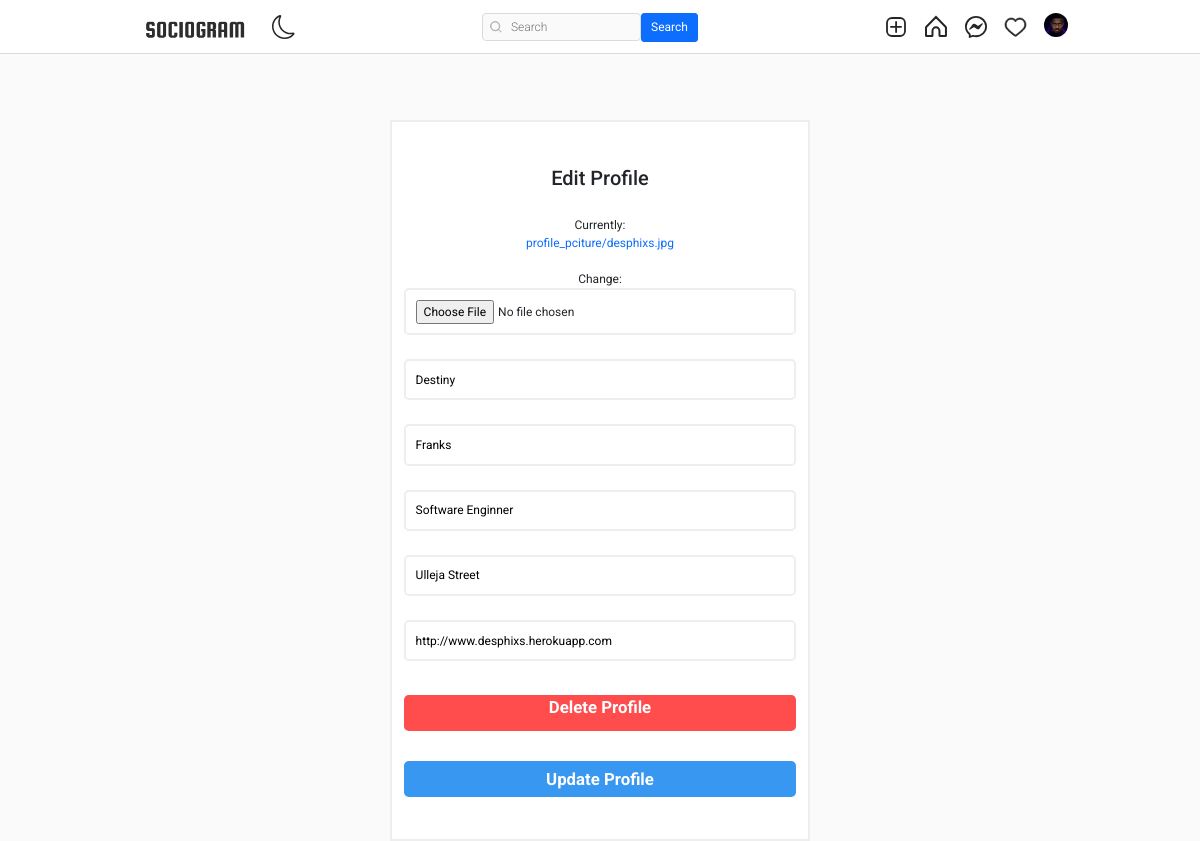
The page /users/profile/edit (signed in) on the database its author committed.
### authy/models.py (models this page shows, shortened)
class Profile(models.Model):
    user = models.OneToOneField(User, related_name='profile', on_delete=models.CASCADE)
    image = models.ImageField(upload_to="profile_pciture", null=True, default="default.jpg")
    first_name = models.CharField(max_length=200, null=True, blank=True)
    last_name = models.CharField(max_length=200, null=True, blank=True)
    bio = models.CharField(max_length=200, null=True, blank=True)
    location = models.CharField(max_length=200, null=True, blank=True)
    url = models.URLField(max_length=200, null=True, blank=True)
    favourite = models.ManyToManyField(Post, blank=True)

### authy/views.py (the view)
# urls.py: path('profile/edit', EditProfile, name="editprofile"),
def EditProfile(request):
    user = request.user.id
    profile = Profile.objects.get(user__id=user)
    if request.method == "POST":
        form = EditProfileForm(request.POST, request.FILES, instance=request.user.profile)
        if form.is_valid():
            profile.image = form.cleaned_data.get('image')
            profile.first_name = form.cleaned_data.get('first_name')
            profile.last_name = form.cleaned_data.get('last_name')
            profile.location = form.cleaned_data.get('location')
            profile.url = form.cleaned_data.get('url')
            profile.bio = form.cleaned_data.get('bio')
            profile.save()
            return redirect('profile', profile.user.username)
    else:
        form = EditProfileForm(instance=request.user.profile)
    context = {
        'form':form,
    }
    return render(request, 'editprofile.html', context)

### authy/forms.py
class EditProfileForm(forms.ModelForm):
    image = forms.ImageField(required=True)
    first_name = forms.CharField(widget=forms.TextInput(attrs={'class': 'input', 'placeholder': 'First Name'}), required=False)
    last_name = forms.CharField(widget=forms.TextInput(attrs={'class': 'input', 'placeholder': 'Last Name'}), required=False)
    bio = forms.CharField(widget=forms.TextInput(attrs={'class': 'input', 'placeholder': 'Bio'}), required=False)
    url = forms.CharField(widget=forms.TextInput(attrs={'class': 'input', 'placeholder': 'URL'}), required=False)
    location = forms.CharField(widget=forms.TextInput(attrs={'class': 'input', 'placeholder': 'Address'}), required=False)
    class Meta:
        model = Profile
        fields = ['image', 'first_name', 'last_name', 'bio', 'url', 'location']

### templates/editprofile.html (shortened to what this page needs)
{% extends 'base.html' %}
{% load static %}
{% load crispy_forms_tags %}
{% block content %}
<br><br>
<!DOCTYPE html>
<html lang="en">
<head>
  <link rel="stylesheet" href="{% static 'assets2/style.css' %}">
</head>
<body>
  <div id="wrapper">
    <div class="container">
      <div class="form-data">
        <form action="" method="POST" enctype="multipart/form-data">
          <div class="logo">
            <h3 style="padding: 20px; font-size: 20px;">Edit Profile</h3>
          </div>
          {{form.image}} <br>
		  {{form.first_name}} <br>
		  {{form.last_name}} <br>
		  {{form.bio}} <br>
		  {{form.location}} <br>
		  {{form.url}} <br>
      <a href="{% url 'delete_profile' %}"
   class="form-btn"
   style="background-color: #ff4d4d; color: white; text-align: center; display: inline-block; margin-top: 10px;"
   onclick="return confirm('Are you sure you want to delete your profile? This action cannot be undone.');">
   Delete Profile
</a>
          <button class="form-btn" type="submit">Update Profile</button>
        </form>
      </div>
    </div>
  </div>
</body>
</html>
{% endblock content %}

### templates/base.html (shortened to what this page needs)
{% load static %}
<!DOCTYPE html>
<html lang="en">
<head>
    <link rel="stylesheet" href="https://cdn.jsdelivr.net/npm/bootstrap-icons@1.8.1/font/bootstrap-icons.css">
    <link href="https://cdn.jsdelivr.net/npm/bootstrap@5.1.3/dist/css/bootstrap.min.css" rel="stylesheet">
    <link rel="stylesheet" type="text/css" href="{% static 'assets1/style.css' %}">
</head>
<body>
    <header class="header">
        <nav class="header__content">
            <div class="header__buttons">
                <a href="{% url 'index' %}" class="header__home">
                    <img src="{% static 'assets2/images/logo.png' %}" alt="Sociogram" style="height: 30px;">
                </a>
                <button class="header__theme-button" title="Toggle Theme">
                </button>
            </div>
            <form action="{% url 'search-users' %}" method="GET">
                <div class="header__search">
                    <input type="text" placeholder="Search" name="q" value="{{ request.GET.q }}">
                    <button class="btn btn-primary" type="submit">Search</button>
                </div>
            </form>
            <div class="header__buttons header__buttons--desktop">
                <a href="{% url 'newpost' %}">
                </a>
                <a href="{% url 'index' %}">
                </a>
                <a href="{% url 'message' %}">
                </a>
                <span>
                    <a href="{% url 'show-notification' %}">
                    </a>
                </span>
                <a href="{% url 'profile' request.user %}">
                    <button class="profile-button">
                        <div class="profile-button__picture">
                            <img src="{{ request.user.profile.image.url }}" alt="User Picture">
                        </div>
                    </button>
                </a>
            </div>
        </nav>
    </header>
    {% block content %}
    {% endblock content %}
</body>
</html>

### static/assets1/style.css (style rules this page uses)
*, *::after, *::before { box-sizing: border-box; margin: 0; padding: 0; }
*, button, input, select, textarea { font-family: 'Roboto', sans-serif; }
:root { --primary: hsl(0, 0%, 100%); --secondary: hsl(0, 0%, 98%); --border: hsl(0, 0%, 86%); --story-border: hsl(0, 0%, 78%); --img-border: hsla(0, 0%, 0%, 0.1); --text-dark: hsl(0, 0%, 15%); --text-light: hsl(0, 0%, 60%); --like: hsl(355, 82%, 61%); --link: hsl(204, 100%, 48%); --header-height: 44px; --nav-height: 44px; }
body { min-height: 100vh; display: flex; flex-direction: column; overflow-y: auto; }
svg { display: block; }
img { max-width: 100%; }
.header { width: 100%; height: var(--header-height); background-color: var(--primary); display: flex; justify-content: center; position: fixed; top: 0; left: 0; z-index: 2; }
.header::after { content: ''; position: absolute; bottom: 0; width: 100%; height: 1px; background-color: var(--border); }
.header__content { width: 100%; max-width: 975px; padding: 0 14px; display: flex; justify-content: space-between; align-items: center; }
.header__home { margin-top: 5px; }
.header__theme-button { background-color: transparent; border: none; cursor: pointer; }
.header__theme-button-moon { display: unset; }
.header__search { width: 216px; height: 28px; display: none; align-items: center; position: relative; }
.header__search svg { width: 12px; height: 12px; position: absolute; left: 8px; }
.header__search input { width: 100%; height: 100%; background-color: var(--secondary); padding: 4px 10px 4px 28px; border: 1px solid var(--border); border-radius: 4px; outline: none; font-size: 12px; font-weight: 300; text-decoration: none; color: var(--text-light); text-overflow: ellipsis; overflow: hidden; white-space: nowrap; }
.header__buttons { display: flex; align-items: center; gap: 16px; }
.profile-button { background-color: transparent; border: none; outline: none; cursor: pointer; position: relative; }
.profile-button__picture { width: 24px; height: 24px; border-radius: 50%; overflow: hidden; position: relative; }
.profile-button__picture::after { content: ''; position: absolute; top: 0; bottom: 0; left: 0; right: 0; border: 1px solid var(--img-border); border-radius: 50%; }
@media (min-width: 768px) { :root { --header-height: 54px; --nav-height: 0px; } }
@media (min-width: 768px) { .header__content { padding: 0 20px; } }
@media (min-width: 768px) { .header__search { display: flex; } }

### static/assets2/style.css (style rules this page uses)
*, *::before, *::after { margin: 0; padding: 0; box-sizing: inherit; }
html { font-size: 12px; box-sizing: border-box; }
img { width: 100%; max-width: 100%; height: 100%; }
a { text-decoration: none; }
body { background-color: #fafafa; }
#wrapper { width: 100%; height: 100vh; display: flex; flex-direction: column; justify-content: space-between; padding-top: 5rem; }
.container { width: 100%; max-width: 93.5rem; margin: 1rem auto 0; }
#wrapper > .container { display: flex; padding: 0 2rem; }
.form-data { width: 100%; max-width: 35rem; margin-top: 1rem; margin-left: auto; margin-right: auto; display: block; }
.form-data form { background-color: #fff; border: 2px solid #eee; display: flex; flex-direction: column; padding: 2rem 1rem; text-align: center; }
.form-data form input { padding: .8rem; margin-bottom: .5rem; border: 2px solid #eee; border-radius: .4rem; }
.form-btn { margin: 1rem 0 1.5rem; height: 3rem; background-color: #3897f0; font-size: 1.4rem; font-weight: bold; color: #fff; border: none; border-radius: .4rem; cursor: pointer; }

### rows shown on the page
Profile: first_name "Destiny", last_name "Franks", bio "Software Enginner", location "Ulleja Street", url "http://www.desphixs.herokuapp.com"
